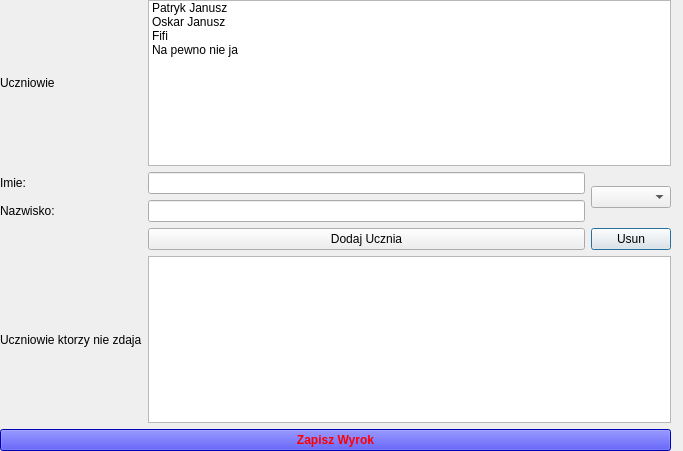
<?xml version="1.0" encoding="UTF-8"?>
<ui version="4.0">
 <class>Dialog</class>
 <widget class="QDialog" name="Dialog">
  <property name="geometry">
   <rect>
    <x>0</x>
    <y>0</y>
    <width>683</width>
    <height>451</height>
   </rect>
  </property>
  <property name="windowTitle">
   <string>Dialog</string>
  </property>
  <widget class="QWidget" name="gridLayoutWidget">
   <property name="geometry">
    <rect>
     <x>0</x>
     <y>0</y>
     <width>671</width>
     <height>451</height>
    </rect>
   </property>
   <layout class="QGridLayout" name="gridLayout">
    <item row="3" column="1">
     <widget class="QLineEdit" name="nazwiskoForm"/>
    </item>
    <item row="0" column="0">
     <widget class="QLabel" name="label">
      <property name="text">
       <string>Uczniowie</string>
      </property>
     </widget>
    </item>
    <item row="6" column="0">
     <widget class="QLabel" name="label_2">
      <property name="text">
       <string>Uczniowie ktorzy nie zdaja</string>
      </property>
     </widget>
    </item>
    <item row="3" column="0">
     <widget class="QLabel" name="label_4">
      <property name="text">
       <string>Nazwisko:</string>
      </property>
     </widget>
    </item>
    <item row="5" column="2">
     <widget class="QPushButton" name="deleteButton">
      <property name="text">
       <string>Usun</string>
      </property>
     </widget>
    </item>
    <item row="0" column="1" colspan="2">
     <widget class="QListWidget" name="students">
      <item>
       <property name="text">
        <string>Patryk Janusz</string>
       </property>
      </item>
      <item>
       <property name="text">
        <string>Oskar Janusz</string>
       </property>
      </item>
      <item>
       <property name="text">
        <string>Fifi </string>
       </property>
      </item>
      <item>
       <property name="text">
        <string>Na pewno nie ja</string>
       </property>
      </item>
     </widget>
    </item>
    <item row="6" column="1" colspan="2">
     <widget class="QListWidget" name="failedStudents"/>
    </item>
    <item row="1" column="2" rowspan="3">
     <widget class="QComboBox" name="studentsCombo"/>
    </item>
    <item row="1" column="1" rowspan="2">
     <widget class="QLineEdit" name="imieForm"/>
    </item>
    <item row="1" column="0" rowspan="2">
     <widget class="QLabel" name="label_3">
      <property name="text">
       <string>Imie:</string>
      </property>
     </widget>
    </item>
    <item row="7" column="0" colspan="3">
     <widget class="QPushButton" name="wyrokButton">
      <property name="styleSheet">
       <string notr="true">font-weight:bold;
color: #FF0000;
background-color:rgb(0, 0, 255);
</string>
      </property>
      <property name="text">
       <string>Zapisz Wyrok</string>
      </property>
     </widget>
    </item>
    <item row="5" column="1">
     <widget class="QPushButton" name="dodajForm">
      <property name="text">
       <string>Dodaj Ucznia</string>
      </property>
     </widget>
    </item>
   </layout>
  </widget>
 </widget>
 <resources/>
 <connections/>
</ui>
